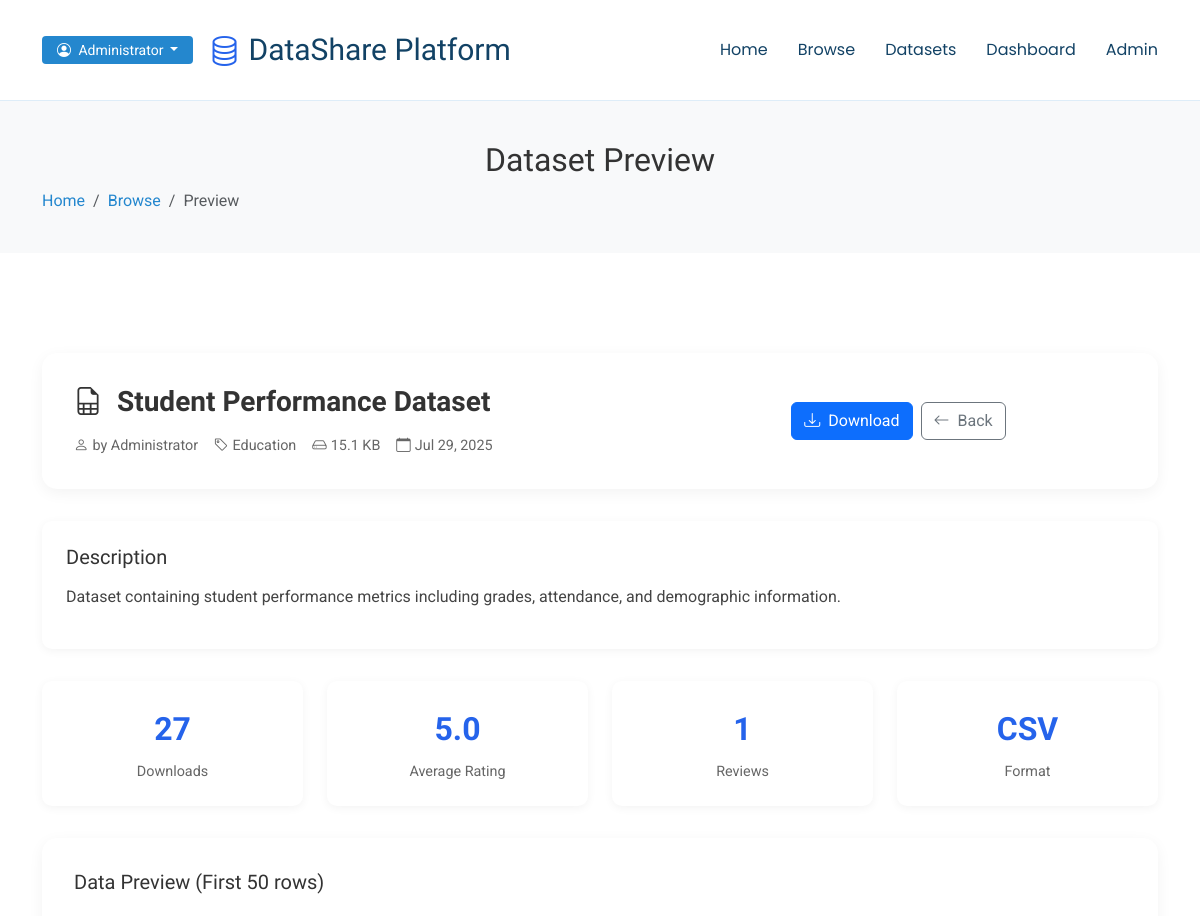
Before: /preview.php?id=1 (signed in, upper part) with the older database file.
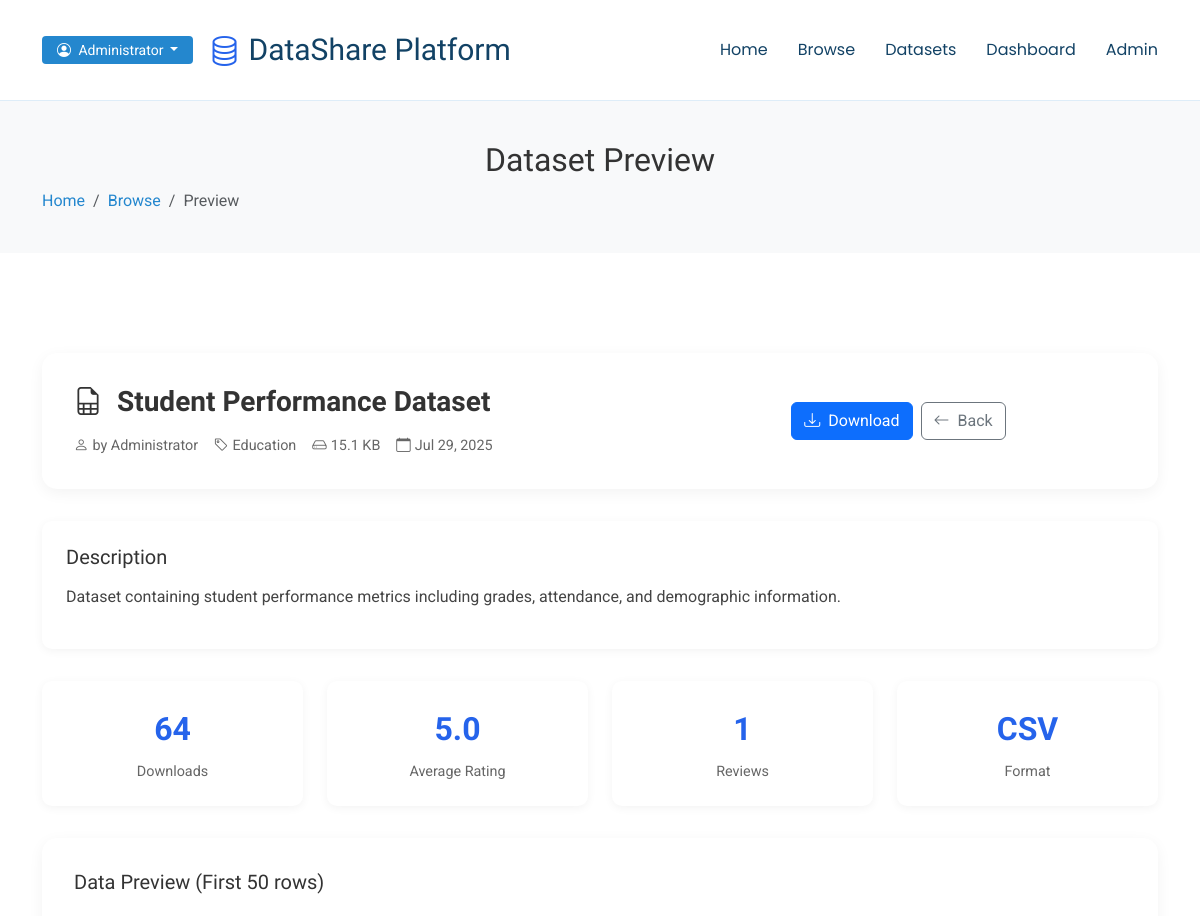
After: the same page with the newer database file.
### tables this page shows
CREATE TABLE datasets (
    id INT AUTO_INCREMENT PRIMARY KEY,
    title VARCHAR(255) NOT NULL,
    filename VARCHAR(255) NOT NULL,
    category VARCHAR(100) NOT NULL,
    description TEXT,
    file_path VARCHAR(500) NOT NULL,
    file_size BIGINT NOT NULL,
    uploaded_by INT NOT NULL,
    upload_date TIMESTAMP DEFAULT CURRENT_TIMESTAMP,
    download_count INT DEFAULT 0,
    is_active BOOLEAN DEFAULT TRUE,
    FOREIGN KEY (uploaded_by) REFERENCES users(id) ON DELETE CASCADE,
    INDEX idx_category (category),
    INDEX idx_uploader (uploaded_by),
    INDEX idx_upload_date (upload_date)
);

### preview.php (the view, shortened to what the changed rows need)
<?php
$datasetId = (int)($_GET['id'] ?? 0);
$host = 'localhost';
$dbname = 'dataset_platform';
$username = 'root';
$password = '1212';
try {
    $pdo = new PDO("mysql:host=$host;dbname=$dbname", $username, $password);
    $pdo->setAttribute(PDO::ATTR_ERRMODE, PDO::ERRMODE_EXCEPTION);
    $stmt = $pdo->prepare("SELECT * FROM dataset_overview WHERE id = ?");
    $stmt->execute([$datasetId]);
    $dataset = $stmt->fetch(PDO::FETCH_ASSOC);
} catch(PDOException $e) {
    header('Location: index.php');
    exit;
}
include 'includes/header.php';
?>
<section class="page-title section">
  <div class="container">
    <div class="row">
      <div class="col-lg-12">
        <h2>Dataset Preview</h2>
      </div>
    </div>
  </div>
</section>
<section class="preview section">
  <div class="container">
    <div class="row">
      <div class="col-lg-12">
        <div class="dataset-header">
          <div class="row align-items-center">
            <div class="col-md-8">
              <h1 class="dataset-title">
                <i class="bi bi-<?php
                    $ext = strtolower(pathinfo($dataset['filename'], PATHINFO_EXTENSION));
                    echo match($ext) {
                        'csv' => 'file-earmark-spreadsheet',
                        'xlsx', 'xls' => 'file-earmark-excel',
                        'json' => 'file-earmark-code',
                        'txt' => 'file-earmark-text',
                        default => 'file-earmark'
                    };
                ?> me-2"></i>
                <?php echo htmlspecialchars($dataset['title']); ?>
              </h1>
              <div class="dataset-meta">
                <span class="meta-item">
                  <i class="bi bi-person me-1"></i>
                  by <?php echo htmlspecialchars($dataset['uploader_name']); ?>
                </span>
                <span class="meta-item">
                  <i class="bi bi-tag me-1"></i>
                  <?php echo htmlspecialchars($dataset['category']); ?>
                </span>
                <span class="meta-item">
                  <i class="bi bi-hdd me-1"></i>
                  <?php echo number_format($dataset['file_size'] / 1024, 1); ?> KB
                </span>
                <span class="meta-item">
                  <i class="bi bi-calendar me-1"></i>
                  <?php echo date('M j, Y', strtotime($dataset['upload_date'])); ?>
                </span>
              </div>
            </div>
          </div>
        </div>
        <?php if ($dataset['description']): ?>
        <div class="dataset-description">
          <h5>Description</h5>
          <p><?php echo nl2br(htmlspecialchars($dataset['description'])); ?></p>
        </div>
        <?php endif; ?>
        <div class="dataset-stats">
          <div class="row">
            <div class="col-md-3">
              <div class="stat-card">
                <div class="stat-number"><?php echo $dataset['download_count']; ?></div>
                <div class="stat-label">Downloads</div>
              </div>
            </div>
            <div class="col-md-3">
              <div class="stat-card">
                <div class="stat-number"><?php echo strtoupper(pathinfo($dataset['filename'], PATHINFO_EXTENSION)); ?></div>
                <div class="stat-label">Format</div>
              </div>
            </div>
          </div>
        </div>
      </div>
    </div>
  </div>
</section>
<?php
include 'includes/footer.php';
?>

Changed rows visible on the page:
changed datasets "CSV": download_count "27" → "64"
